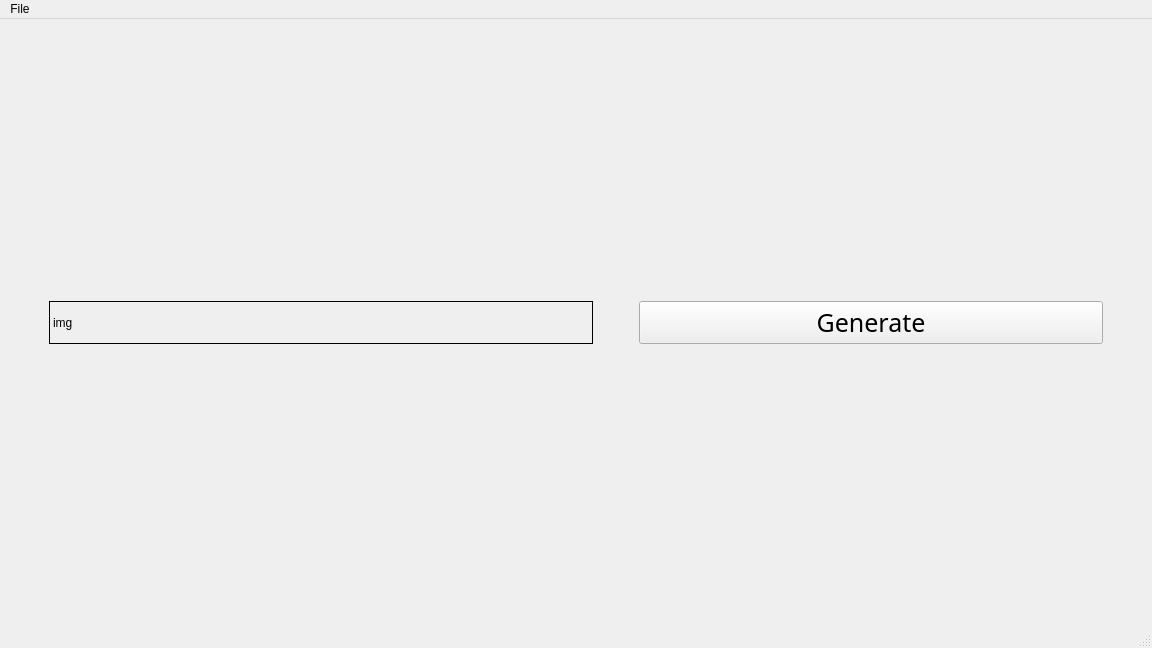
<?xml version="1.0" encoding="UTF-8"?>
<ui version="4.0">
 <class>MainWindow</class>
 <widget class="QMainWindow" name="MainWindow">
  <property name="geometry">
   <rect>
    <x>0</x>
    <y>0</y>
    <width>1152</width>
    <height>648</height>
   </rect>
  </property>
  <property name="windowTitle">
   <string>Name</string>
  </property>
  <widget class="QWidget" name="centralwidget">
   <layout class="QVBoxLayout" name="verticalLayout">
    <item>
     <layout class="QGridLayout" name="gridLayout">
      <item row="1" column="0">
       <layout class="QHBoxLayout" name="horizontalLayout">
        <item>
         <spacer name="horizontalSpacer">
          <property name="orientation">
           <enum>Qt::Horizontal</enum>
          </property>
          <property name="sizeType">
           <enum>QSizePolicy::Fixed</enum>
          </property>
          <property name="sizeHint" stdset="0">
           <size>
            <width>40</width>
            <height>20</height>
           </size>
          </property>
         </spacer>
        </item>
        <item>
         <layout class="QHBoxLayout" name="horizontalLayout_3">
          <item>
           <widget class="QLabel" name="img">
            <property name="mouseTracking">
             <bool>false</bool>
            </property>
            <property name="frameShape">
             <enum>QFrame::Box</enum>
            </property>
            <property name="text">
             <string>img</string>
            </property>
            <property name="scaledContents">
             <bool>false</bool>
            </property>
           </widget>
          </item>
         </layout>
        </item>
        <item>
         <layout class="QHBoxLayout" name="horizontalLayout_5">
          <item>
           <spacer name="horizontalSpacer_3">
            <property name="orientation">
             <enum>Qt::Horizontal</enum>
            </property>
            <property name="sizeType">
             <enum>QSizePolicy::Fixed</enum>
            </property>
            <property name="sizeHint" stdset="0">
             <size>
              <width>40</width>
              <height>20</height>
             </size>
            </property>
           </spacer>
          </item>
          <item>
           <widget class="QPushButton" name="btn_generate">
            <property name="font">
             <font>
              <family>Yu Gothic UI Semibold</family>
              <pointsize>19</pointsize>
              <italic>false</italic>
              <strikeout>false</strikeout>
              <kerning>true</kerning>
             </font>
            </property>
            <property name="layoutDirection">
             <enum>Qt::LeftToRight</enum>
            </property>
            <property name="text">
             <string>Generate</string>
            </property>
           </widget>
          </item>
          <item>
           <spacer name="horizontalSpacer_2">
            <property name="orientation">
             <enum>Qt::Horizontal</enum>
            </property>
            <property name="sizeType">
             <enum>QSizePolicy::Fixed</enum>
            </property>
            <property name="sizeHint" stdset="0">
             <size>
              <width>40</width>
              <height>20</height>
             </size>
            </property>
           </spacer>
          </item>
         </layout>
        </item>
       </layout>
      </item>
     </layout>
    </item>
   </layout>
  </widget>
  <widget class="QMenuBar" name="menubar">
   <property name="geometry">
    <rect>
     <x>0</x>
     <y>0</y>
     <width>1152</width>
     <height>26</height>
    </rect>
   </property>
   <widget class="QMenu" name="menuFile">
    <property name="title">
     <string>File</string>
    </property>
    <addaction name="actionOpen"/>
    <addaction name="separator"/>
    <addaction name="actionSave"/>
    <addaction name="actionSave_as"/>
    <addaction name="separator"/>
   </widget>
   <addaction name="menuFile"/>
  </widget>
  <widget class="QStatusBar" name="statusbar"/>
  <action name="actionOpen">
   <property name="text">
    <string>Open Ctrl+O</string>
   </property>
  </action>
  <action name="actionSave">
   <property name="text">
    <string>Save Ctrl+S</string>
   </property>
  </action>
  <action name="actionSave_as">
   <property name="text">
    <string>Save as Ctrl+Shift+S</string>
   </property>
  </action>
 </widget>
 <resources/>
 <connections/>
</ui>
